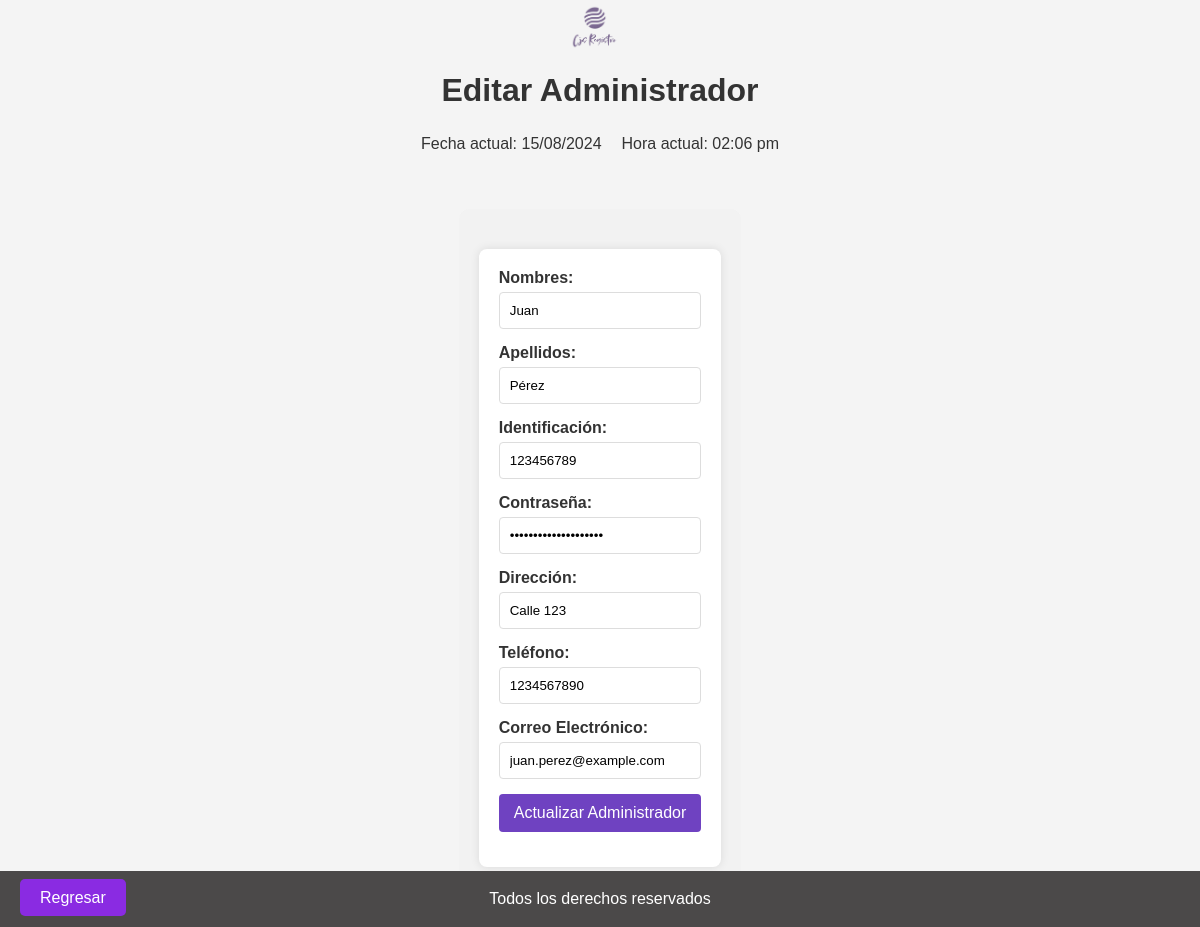
The app's page /views/administrador/administradores/update.php?id=1 with its own data.
### tables this page shows
CREATE TABLE `usuarios` (
  `ID_usuario` int(11) NOT NULL,
  `Nombres` varchar(50) DEFAULT NULL,
  `Apellidos` varchar(50) DEFAULT NULL,
  `Identificacion` varchar(20) DEFAULT NULL,
  `contraseña` varchar(20) NOT NULL,
  `Direccion` varchar(100) DEFAULT NULL,
  `Telefono` varchar(15) DEFAULT NULL,
  `Correo_electronico` varchar(50) DEFAULT NULL,
  `ID_rol` enum('Administrador','Docente') NOT NULL
);

### views/administrador/administradores/update.php (the view, shortened to what this page needs)
<?php
    require_once '../../../config/db.php';
    $id = $_GET['id'] ?? '';
    if ($_SERVER["REQUEST_METHOD"] == "POST") {
        $nombres = $_POST['nombres'];
        $apellidos = $_POST['apellidos'];
        $identificacion = $_POST['identificacion'];
        $contrasena = $_POST['contrasena'];
        $direccion = $_POST['direccion'];
        $telefono = $_POST['telefono'];
        $correo = $_POST['correo'];
        if (!empty($nombres) && !empty($apellidos) && !empty($identificacion) && !empty($contrasena) && !empty($direccion) && !empty($telefono) && !empty($correo)) {
            $query = "UPDATE usuarios SET Nombres = :nombres, Apellidos = :apellidos, Identificacion = :identificacion, contraseña = :contrasena, Direccion = :direccion, Telefono = :telefono, Correo_electronico = :correo WHERE ID_usuario = :id AND ID_rol = 'Administrador'";
            $stmt = $db->prepare($query);
            $stmt->bindParam(':nombres', $nombres);
            $stmt->bindParam(':apellidos', $apellidos);
            $stmt->bindParam(':identificacion', $identificacion);
            $stmt->bindParam(':contrasena', $contrasena);
            $stmt->bindParam(':direccion', $direccion);
            $stmt->bindParam(':telefono', $telefono);
            $stmt->bindParam(':correo', $correo);
            $stmt->bindParam(':id', $id);
            if ($stmt->execute()) {
                header("Location: index.php");
                exit();
            } else {
                echo "Error al intentar actualizar el administrador.";
            }
        } else {
            echo "Todos los campos son obligatorios.";
        }
    } else {
        $query = "SELECT * FROM usuarios WHERE ID_usuario = :id AND ID_rol = 'Administrador'";
        $stmt = $db->prepare($query);
        $stmt->bindParam(':id', $id);
        $stmt->execute();
        $admin = $stmt->fetch(PDO::FETCH_ASSOC);
    }
?>
<!DOCTYPE html>
<html lang="es">
<head>
    <link rel="stylesheet" type="text/css" href="../../../assets/styles.css">
</head>
<body>
    <header>
        <div class="logo-container">
            <img src="../../../assets/Logo.png" alt="Logo de la empresa" class="logo">
        </div>
        <div class="title">
            <h1>Editar Administrador</h1>
        </div>
        <div class="datetime">
            <?php
                $fechaActual = date("d/m/Y");
                $horaActual = date("h:i a");
            ?>
            <div class="datetime">
                <div class="fecha">
                    <p>Fecha actual: <?php echo $fechaActual; ?></p>
                </div>
                <div class="hora">
                    <p>Hora actual: <?php echo $horaActual; ?></p>
                </div>
            </div>
        </div>
    </header>
    <section class="admin">
        <div class="form-container">
            <form action="<?php echo htmlspecialchars($_SERVER["PHP_SELF"]) . "?id=" . urlencode($id); ?>" method="post">
                <div class="form-group">
                    <label for="nombres">Nombres:</label>
                    <input type="text" id="nombres" name="nombres" value="<?php echo htmlspecialchars($admin['Nombres']); ?>" required>
                </div>
                <div class="form-group">
                    <label for="apellidos">Apellidos:</label>
                    <input type="text" id="apellidos" name="apellidos" value="<?php echo htmlspecialchars($admin['Apellidos']); ?>" required>
                </div>
                <div class="form-group">
                    <label for="identificacion">Identificación:</label>
                    <input type="text" id="identificacion" name="identificacion" value="<?php echo htmlspecialchars($admin['Identificacion']); ?>" required>
                </div>
                <div class="form-group">
                    <label for="contrasena">Contraseña:</label>
                    <input type="password" id="contrasena" name="contrasena" value="<?php echo htmlspecialchars($admin['contraseña']); ?>" required>
                </div>
                <div class="form-group">
                    <label for="direccion">Dirección:</label>
                    <input type="text" id="direccion" name="direccion" value="<?php echo htmlspecialchars($admin['Direccion']); ?>" required>
                </div>
                <div class="form-group">
                    <label for="telefono">Teléfono:</label>
                    <input type="text" id="telefono" name="telefono" value="<?php echo htmlspecialchars($admin['Telefono']); ?>" required>
                </div>
                <div class="form-group">
                    <label for="correo">Correo Electrónico:</label>
                    <input type="email" id="correo" name="correo" value="<?php echo htmlspecialchars($admin['Correo_electronico']); ?>" required>
                </div>
                <div class="form-group">
                    <button type="submit">Actualizar Administrador</button>
                </div>
            </form>
            <div class="regresar">
            <a href="index.php" class="button boton-centrado">Regresar</a>
        </div>
        </div>
    </section>
    <footer>
        <p>Todos los derechos reservados</p>
    </footer>
</body>
</html>

### assets/styles.css (style rules this page uses)
body { margin: 5px 0 0 0; padding: 0; display: flex; flex-direction: column; align-items: center; justify-content: center; min-height: 100vh; font-family: Arial, sans-serif; }
header { display: flex; flex-direction: column; align-items: center; justify-content: space-between; margin-bottom: 20px; }
header h1 { margin-bottom: 10px; }
.logo-container { display: flex; align-items: center; margin-right: 10px; }
.logo { width: 50px; height: auto; }
.datetime { display: flex; justify-content: space-between; margin-bottom: 0px; }
.datetime .fecha { margin-right: 10px; }
.datetime .hora { margin-left: 10px; }
footer { position: fixed; bottom: 0; left: 0; width: 100%; background-color: #4b4949; color: #fff; text-align: center; padding: 3px 0; }
.admin { background-color: #f2f2f2; padding: 20px; border-radius: 10px; margin: 20px; min-height: 250px; }
.boton-modificar, .boton-generar-qr, .boton-habilitar, .boton-inhabilitar, .boton-centrado { background-color: #8A2BE2; color: white; padding: 10px 20px; border: none; border-radius: 5px; text-decoration: none; }
.regresar { position: fixed; bottom: 20px; left: 20px; z-index: 1; }
button { background-color: #4CAF50; color: white; padding: 10px 20px; border: none; border-radius: 5px; cursor: pointer; transition: background-color 0.3s; }

### views/administrador/administradores/update.php (style rules this page uses)
body { font-family: Arial, sans-serif; background-color: #f4f4f4; color: #333; }
.form-container { max-width: 600px; margin: 20px auto; padding: 20px; background: #fff; border-radius: 8px; box-shadow: 0 0 10px rgba(0,0,0,0.1); }
.form-group { margin-bottom: 15px; }
.form-group label { display: block; font-weight: bold; margin-bottom: 5px; }
.form-group input { width: 100%; padding: 10px; border: 1px solid #ddd; border-radius: 4px; box-sizing: border-box; }
.form-group button { background-color: #6f42c1; color: #fff; border: none; padding: 10px 15px; border-radius: 4px; cursor: pointer; font-size: 16px; }

### records on screen
usuarios: nombres "Juan", apellidos "Pérez", identificacion "123456789", direccion "Calle 123", telefono "1234567890", correo "juan.perez@example.com"
